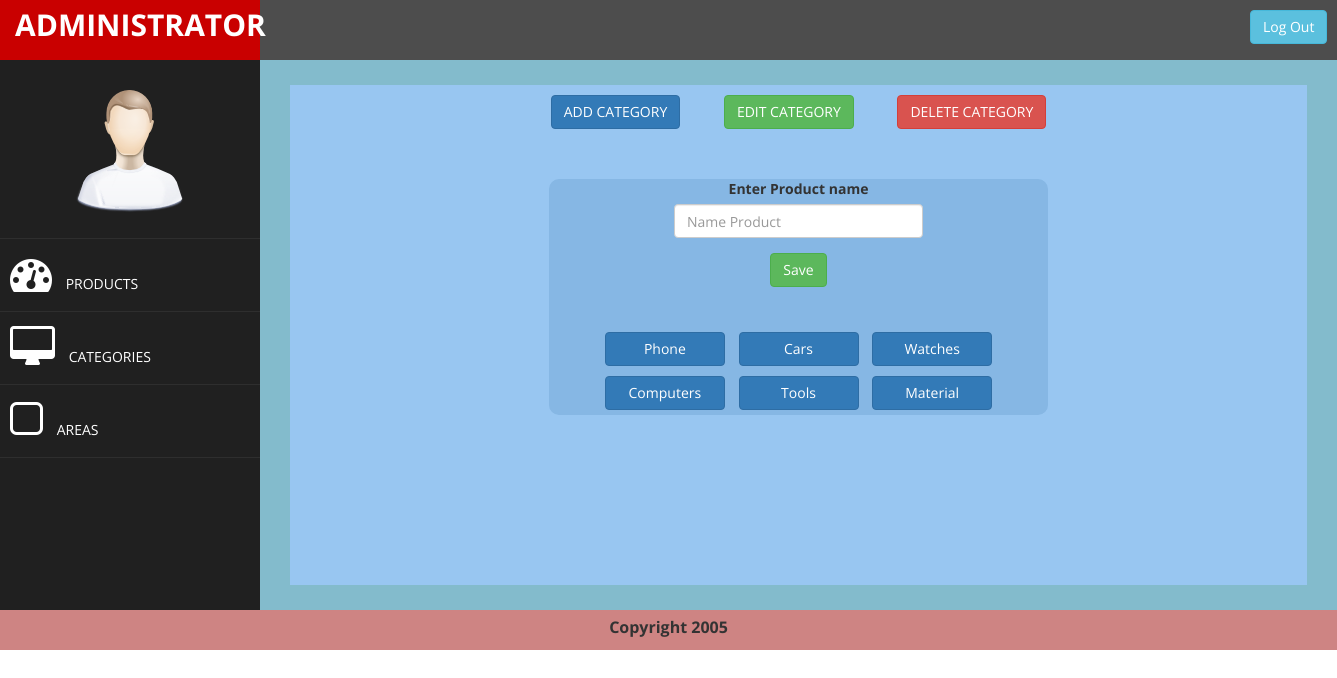
Page /index.php/admin/categories/getCategories on the committed database.
### tables this page shows
CREATE TABLE `category` (
  `id` int(10) NOT NULL AUTO_INCREMENT,
  `category_name` varchar(255) DEFAULT NULL,
  PRIMARY KEY (`id`)
);

### application/controllers/admin/categories.php (called while the page is built, shortened)
<?php
class Categories extends CI_Controller {
    public function getCategories(){
        $this->load->model('admin/categories_model');
        $category = $this->categories_model->getCategoryAll();
        $arr['category'] = $category;
        $this->load->view('admin/header_view');
        $this->load->view('admin/side_bar_view');
        $this->load->view('admin/categories_all_view',$arr);
        $this->load->view('admin/footer_view');
    }
}

### index.php (called while the page is built, shortened)
<?php
require_once BASEPATH.'core/CodeIgniter.php';

### application/models/admin/categories_model.php (called while the page is built, shortened)
<?php
class Categories_model extends CI_Model {
    public function getCategoryAll(){
        $query = $this->db->get('category');
        return $query->result_array();
    }
}

### application/views/admin/categories_all_view.php (the view, shortened to what this page needs)
<!DOCTYPE html>
<html xmlns="http://www.w3.org/1999/xhtml">
<head>
    <link href="<?php echo base_url('assets/css/bootstrap.css'); ?>" rel="stylesheet" />
    <link href="<?php echo base_url('assets/css/font-awesome.css'); ?>" rel="stylesheet" />
    <link href="<?php echo base_url('assets/css/custom.css'); ?>" rel="stylesheet" />
</head>
<body>
<div id="wrapper">
    <div id="page-wrapper" >
        <div id="page-inner">
            <div class="button_category">
                <button type="button" class="btn btn-primary add_category_button">ADD CATEGORY</button>
                <button type="button" class="btn btn-success edit_category_button">EDIT CATEGORY</button>
                <button type="button" class="btn btn-danger delete_category_button">DELETE CATEGORY</button>
            </div>
            <div class="category">
                <div class="edit_category">
                    <div class="edit_category_name">
                        <form action="<?php echo base_url('index.php/admin/categories/saveProduct'); ?>" method="post" enctype="multipart/form-data">
                            <div class="form-group">
                                <label for="exampleInputEmail1">Enter Product name</label>
                                <input type="text" name="category_name" value="" class="form-control add_input" id="exampleInputEmail1"  placeholder="Name Product">
                            </div>
                            <input type="submit" name="category_save" class="btn btn-success" value="Save"/>
                        </form>
                    </div><br><br>
                    <?php foreach ($category as $value) : ?>
                        <a href="<?php echo base_url('index.php/admin/categories/getCategory/' .$value['id']); ?>"><button type="button" class="btn btn-primary category_button"><?php echo $value['category_name']; ?></button></a>
                    <?php endforeach; ?>
                </div>
            </div>
        </div>
    </div>
</div>
</body>
</html>

### assets/css/custom.css (style rules this page uses)
body { font-family: 'Open Sans', sans-serif; }
#wrapper { width: 100%; background:#202020; }
#page-wrapper { padding: 15px 15px; background-color: #83BBCC; }
#page-inner { width:100%; margin:10px 20px 10px 0px; background-color: #98C6F1; padding:10px; min-height:500px; }
@media (min-width:768px) { #page-wrapper { margin: 0 0 0 260px; padding: 15px 30px; height: 100%; } }
.add_input { width: 50%; margin: 0 auto; }
.category { text-align: center; width: 50%; margin: 20px auto; }
.button_category { text-align: center; width: 60%; margin: 0 auto; }
.button_category button { margin-left: 20px; margin-right: 20px; }
.edit_category { margin-top: 50px; text-align: center; border-radius: 10px; background-color: #86B7E4; }
.edit_category button { margin: 5px; width: 120px; }

### rows in the picture
category: category_name "Phone"
category: category_name "Cars"
category: category_name "Watches"
category: category_name "Computers"
category: category_name "Tools"
category: category_name "Material"
